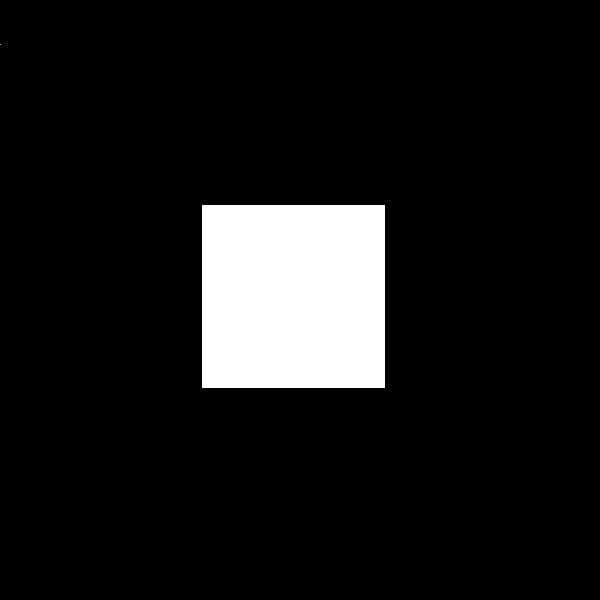
#> input picture Atividade07-1809/imagem/sinc_original.png, 600 x 600 px, found by its file name
$ python 2_a.py
#> lines starting #> are read from the running program, lines starting #| are printed output that depends on the picture
#2 - a) a imagem inicial;

import cv2
import numpy as np
import matplotlib.pyplot as plt

sinc_original_path = './imagem/sinc_original.png'
sinc_original_menor_path = './imagem/sinc_menor.png'
sinc_rot_path = './imagem/sinc_rot.png'
sinc_rot2_path = './imagem/sinc_rot2.png'
sinc_trans_path = './imagem/sinc_trans.png'

# Ler as imagens
sinc_original = cv2.imread(sinc_original_path, cv2.IMREAD_GRAYSCALE)
#> sinc_original is the input picture: shape (600, 600); min 0, max 255, mean 23.7
sinc_original_menor = cv2.imread(sinc_original_menor_path, cv2.IMREAD_GRAYSCALE)
sinc_rot = cv2.imread(sinc_rot_path, cv2.IMREAD_GRAYSCALE)
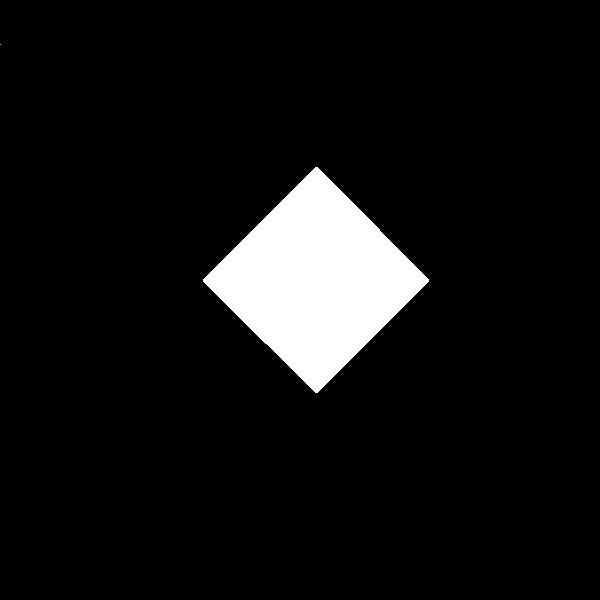
#> input picture Atividade07-1809/imagem/sinc_rot.png, 600 x 600 px, found by its file name
#> sinc_rot is the input picture: shape (600, 600); min 0, max 255, mean 18.4
sinc_rot2 = cv2.imread(sinc_rot2_path, cv2.IMREAD_GRAYSCALE)
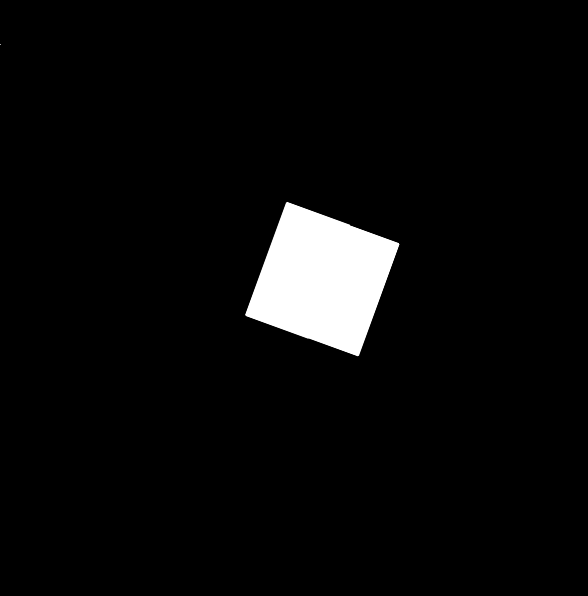
#> input picture Atividade07-1809/imagem/sinc_rot2.png, 588 x 596 px, found by its file name
#> sinc_rot2 is the input picture: shape (596, 588); min 0, max 255, mean 10.6
sinc_trans = cv2.imread(sinc_trans_path, cv2.IMREAD_GRAYSCALE)
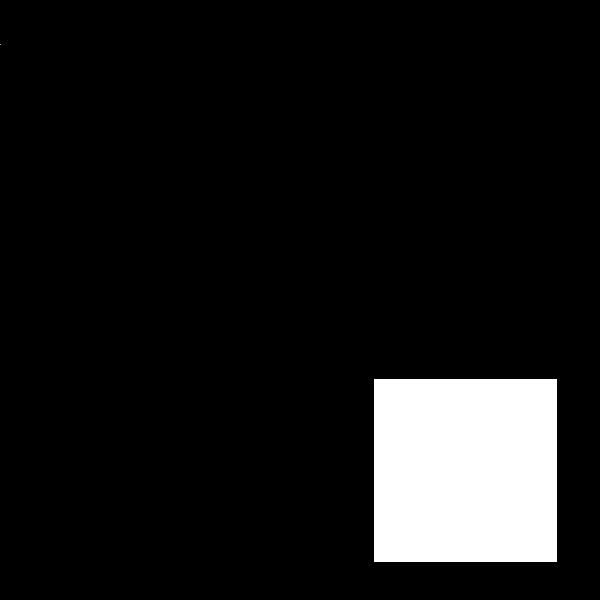
#> input picture Atividade07-1809/imagem/sinc_trans.png, 600 x 600 px, found by its file name
#> sinc_trans is the input picture: shape (600, 600); min 0, max 255, mean 23.7

# Crie uma figura para organizar as imagens e legendas
plt.figure(figsize=(15, 5))

# Imagem Original
plt.subplot(151)
plt.imshow(sinc_original, cmap='gray')
plt.title('Imagem Original')
plt.axis('off')

# Rotacionada (40º)
plt.subplot(152)
plt.imshow(sinc_rot, cmap='gray')
plt.title('Imagem Rotacionada (40º)')
plt.axis('off')

# Rotacionada (20º)
plt.subplot(153)
plt.imshow(sinc_rot2, cmap='gray')
plt.title('Imagem Rotacionada (20º)')
plt.axis('off')

# Transladada
plt.subplot(154)
plt.imshow(sinc_trans, cmap='gray')
plt.title('Imagem Transladada')
plt.axis('off')
plt.tight_layout()
plt.show()
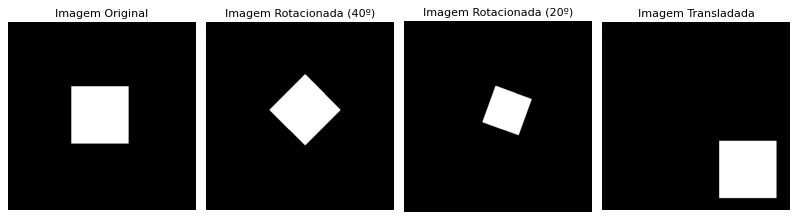
#> figure drawn by matplotlib, 4 panels
